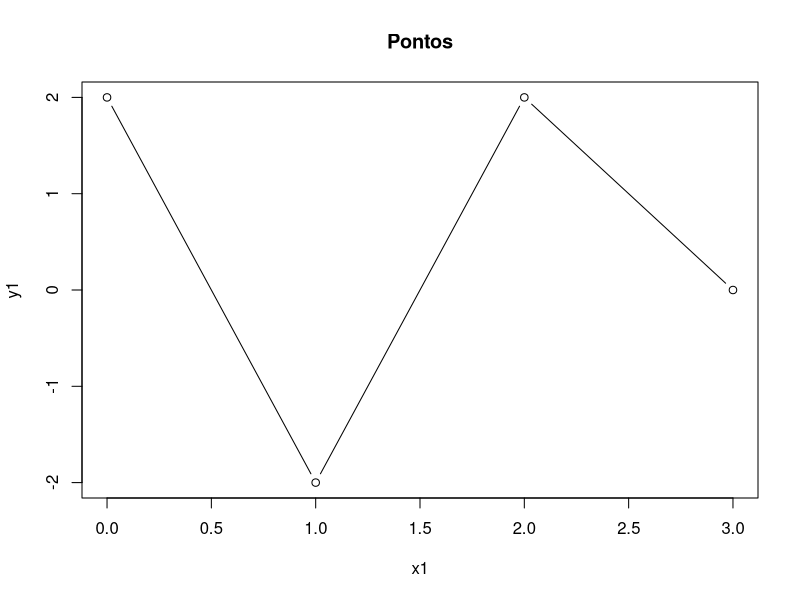
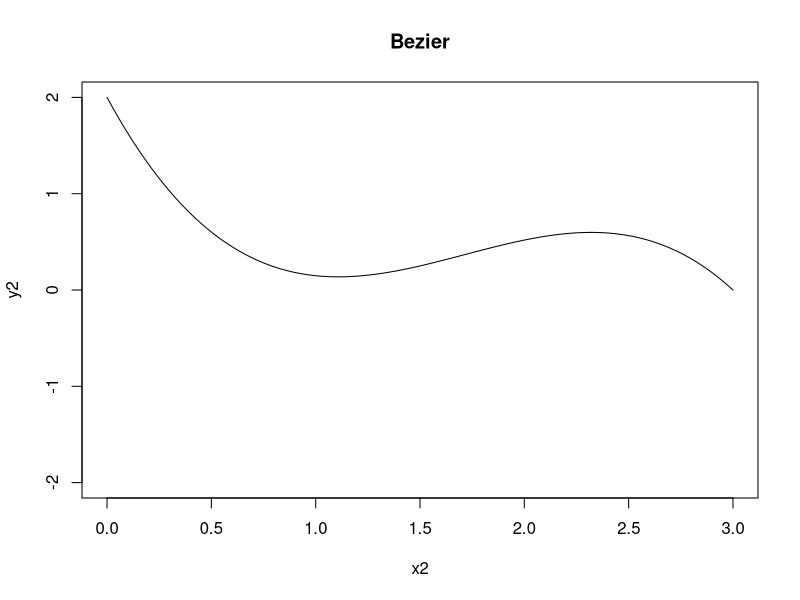
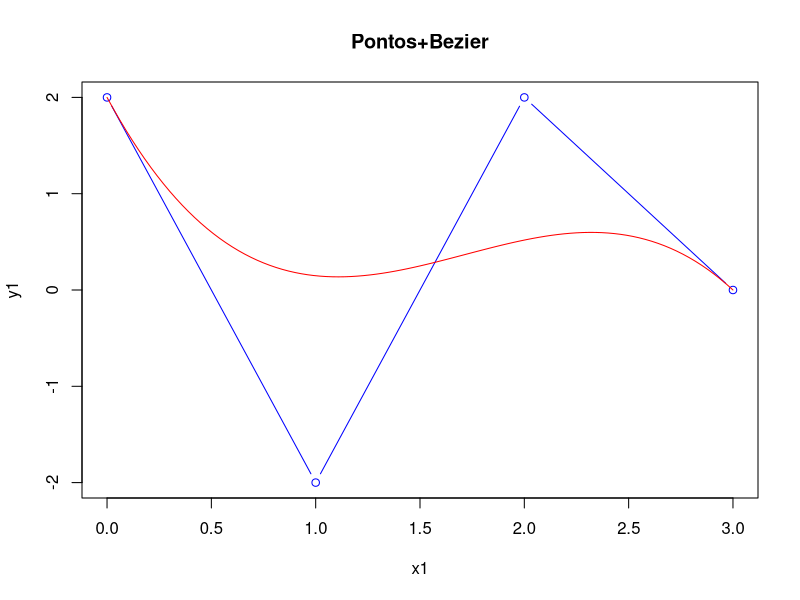
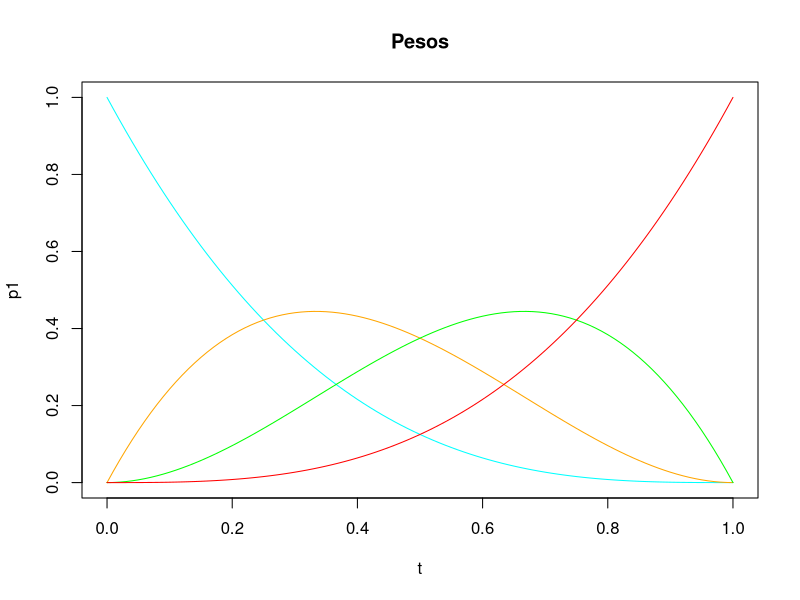

These figures' R source, in order:
#pontos
x1 = c(0,1,2,3)
y1 = c(2,-2,2,0)
plot (x1,y1,"b", main="Pontos")

#bezier
t = seq(0,1,0.01)

x2 = ((1-t)^3 * x1[1] + 3*t*(1-t)^2 * x1[2] + 3*t^2 * (1-t)*x1[3] + t^3*x1[4])
y2 = ((1-t)^3 * y1[1] + 3*t*(1-t)^2 * y1[2] + 3*t^2 * (1-t)*y1[3] + t^3*y1[4])

plot(x2, y2,type="l",xlim=c(0,3), ylim=c(-2,2), main="Bezier")

plot (x1,y1,type="b",xlim=c(0,3), ylim=c(-2,2),col="blue", main="Pontos+Bezier")
lines (x2,y2, type="l", col="red")

#pesos
p1 = (1-t)^3
p2 = 3*t*(1-t)^2 
p3 = 3*t^2*(1-t)
p4 = t^3

plot(t, p1, "l", c(0,1), c(0,1), col="cyan", main="Pesos")
lines(t, p2, "l", col="orange")
lines(t, p3, "l", col="green")
lines(t, p4, "l", col="red")